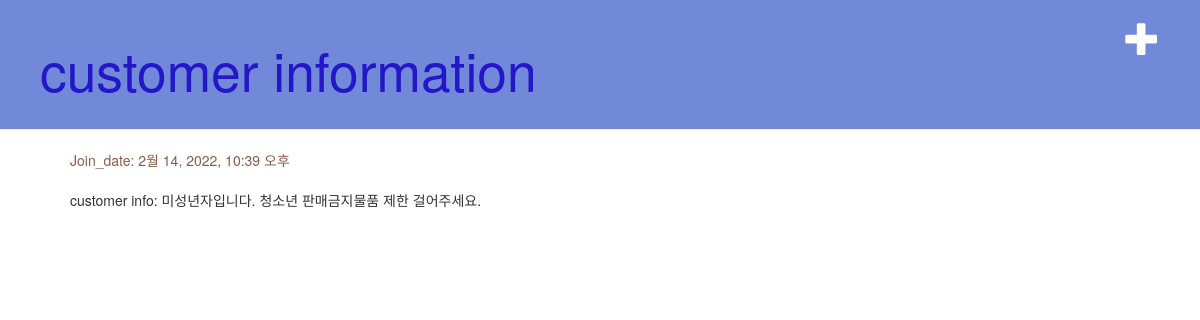
The page /customer/customer/5 on the database its author committed.
### customer/models.py (models this page shows, shortened)
class Customer(models.Model):
    CATEGORY_CHOICES = {
        ('man','Male'),
        ('woman','Female'),
        ('gay','gay'),
        ('transgender','transgender'),
    }
    name = models.CharField(max_length = 20, default= 'customer_')
    birthdate = models.DateField()
    text = models.TextField(max_length = 100, default=("customer info:"))
    email = models.EmailField(max_length = 50, default=("@"))
    gender = models.CharField(max_length = 40, choices=CATEGORY_CHOICES)
    Join_date = models.DateTimeField(default=timezone.now)

### customer/views.py (the view)
# urls.py: path('customer/<int:pk>', views.customer_detail, name='customer_detail'),
def customer_detail(request, pk):
    customer_key = get_object_or_404(Customer, pk=pk)
    return render(request, 'customer/customer_detail.html', {'customer': customer_key})

### customer/templates/customer/customer_detail.html (shortened to what this page needs)
{% extends 'customer/base.html' %}
{% block content %}
    <div class="customer">
            <div class="date">
              <p>Join_date:  {{ customer.Join_date }} </p>
            </div>
            <p>{{ customer.text | linebreaksbr }}</p>
    </div>
{% endblock %}

### customer/static/css/customer.css (style rules this page uses)
.date { color: #8b5a46; }
.customer { margin-bottom: 70px; }

### rows shown on the page
Customer: Join_date "2월 14, 2022, 10:39 오후", text "customer info: 미성년자입니다. 청소년 판매금지물품 제한 걸어주세요."
